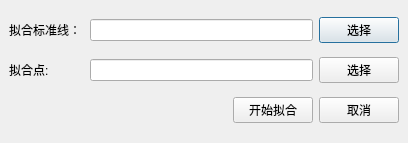
<?xml version="1.0" encoding="UTF-8"?>
<ui version="4.0">
 <class>DLOverfittingDlg</class>
 <widget class="QDialog" name="DLOverfittingDlg">
  <property name="geometry">
   <rect>
    <x>0</x>
    <y>0</y>
    <width>408</width>
    <height>143</height>
   </rect>
  </property>
  <property name="windowTitle">
   <string>Dialog</string>
  </property>
  <layout class="QVBoxLayout" name="verticalLayout">
   <property name="spacing">
    <number>0</number>
   </property>
   <property name="margin">
    <number>0</number>
   </property>
   <item>
    <widget class="QWidget" name="widget" native="true">
     <layout class="QVBoxLayout" name="verticalLayout_2">
      <item>
       <layout class="QHBoxLayout" name="horizontalLayout">
        <item>
         <widget class="QLabel" name="label">
          <property name="minimumSize">
           <size>
            <width>75</width>
            <height>0</height>
           </size>
          </property>
          <property name="maximumSize">
           <size>
            <width>75</width>
            <height>16777215</height>
           </size>
          </property>
          <property name="text">
           <string>拟合标准线：</string>
          </property>
         </widget>
        </item>
        <item>
         <widget class="QLineEdit" name="leLine"/>
        </item>
        <item>
         <widget class="QPushButton" name="selectLineBtn">
          <property name="text">
           <string>选择</string>
          </property>
         </widget>
        </item>
       </layout>
      </item>
      <item>
       <layout class="QHBoxLayout" name="horizontalLayout_2">
        <item>
         <widget class="QLabel" name="label_2">
          <property name="minimumSize">
           <size>
            <width>75</width>
            <height>0</height>
           </size>
          </property>
          <property name="maximumSize">
           <size>
            <width>75</width>
            <height>16777215</height>
           </size>
          </property>
          <property name="text">
           <string>拟合点:</string>
          </property>
         </widget>
        </item>
        <item>
         <widget class="QLineEdit" name="lePoints"/>
        </item>
        <item>
         <widget class="QPushButton" name="selectPointsBtn">
          <property name="text">
           <string>选择</string>
          </property>
         </widget>
        </item>
       </layout>
      </item>
      <item>
       <layout class="QHBoxLayout" name="horizontalLayout_3">
        <item>
         <spacer name="horizontalSpacer">
          <property name="orientation">
           <enum>Qt::Horizontal</enum>
          </property>
          <property name="sizeHint" stdset="0">
           <size>
            <width>40</width>
            <height>20</height>
           </size>
          </property>
         </spacer>
        </item>
        <item>
         <widget class="QPushButton" name="startOverfittingBtn">
          <property name="text">
           <string>开始拟合</string>
          </property>
         </widget>
        </item>
        <item>
         <widget class="QPushButton" name="cancelBtn">
          <property name="text">
           <string>取消</string>
          </property>
         </widget>
        </item>
       </layout>
      </item>
     </layout>
    </widget>
   </item>
  </layout>
 </widget>
 <resources/>
 <connections/>
</ui>
